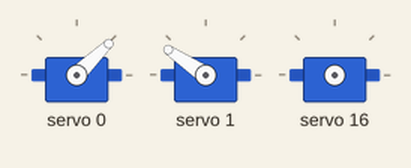
Simulated run of this sketch. Board: Arduino Uno, built with avr-gcc and run on an emulated ATmega328P. Parts: 3 × servo.

Above: at 0.05 s.
At 0.45 s:
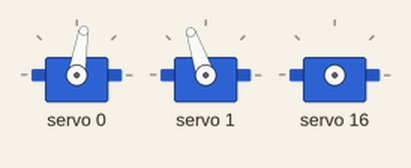
At 1.75 s:
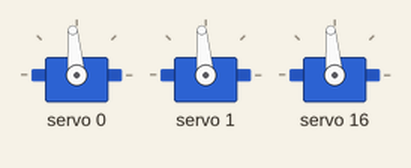
At 2.6 s:
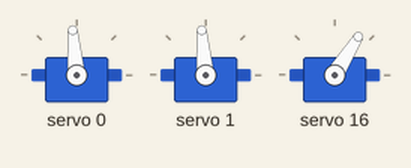
At 3.5 s:
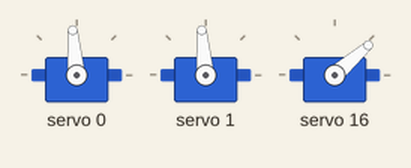
At 6.95 s:
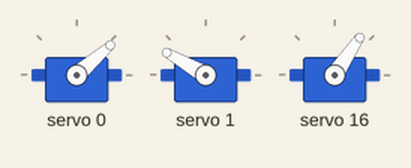
Timing chart, 0 to 10.5 s (numbered marks = the images above):
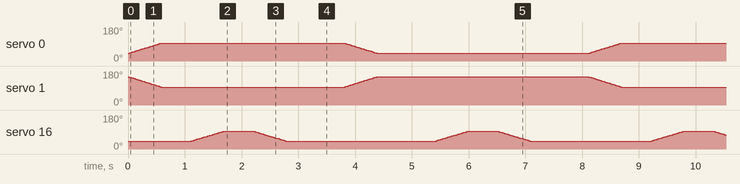

The sketch:

soulder_elbow_test.ino
```cpp
#include <Wire.h>
#include <Adafruit_PWMServoDriver.h>

// Two PCA boards
Adafruit_PWMServoDriver pca1 = Adafruit_PWMServoDriver(0x40);  // Shoulder PCA
Adafruit_PWMServoDriver pca2 = Adafruit_PWMServoDriver(0x41);  // Elbow PCA

#define SERVOMIN  150
#define SERVOMAX  600

void setup() {
  Serial.begin(9600);

  pca1.begin();
  pca1.setPWMFreq(60);

  pca2.begin();
  pca2.setPWMFreq(60);
}

// Converts degrees to PWM pulse count
uint16_t angleToPulse(int angle) {
  return map(angle, 0, 180, SERVOMIN, SERVOMAX);
}

// Moves shoulder servos on pca1 (channels 0 and 1)
void moveShoulderRange(int startAngle, int endAngle, int stepDelay) {
  if (startAngle < endAngle) {
    for (int angle = startAngle; angle <= endAngle; angle++) {
      uint16_t pulse = angleToPulse(angle);
      uint16_t reversePulse = SERVOMAX + SERVOMIN - pulse;

      pca1.setPWM(0, 0, pulse);
      pca1.setPWM(1, 0, reversePulse);

      delay(stepDelay);
    }
  } else {
    for (int angle = startAngle; angle >= endAngle; angle--) {
      uint16_t pulse = angleToPulse(angle);
      uint16_t reversePulse = SERVOMAX + SERVOMIN - pulse;

      pca1.setPWM(0, 0, pulse);
      pca1.setPWM(1, 0, reversePulse);

      delay(stepDelay);
    }
  }
}

// Moves elbow servo on pca2 (channel 0)
void moveElbowRange(int startAngle, int endAngle, int stepDelay) {
  if (startAngle < endAngle) {
    for (int angle = startAngle; angle <= endAngle; angle++) {
      uint16_t pulse = angleToPulse(angle);
      pca2.setPWM(0, 0, pulse);
      delay(stepDelay);
    }
  } else {
    for (int angle = startAngle; angle >= endAngle; angle--) {
      uint16_t pulse = angleToPulse(angle);
      pca2.setPWM(0, 0, pulse);
      delay(stepDelay);
    }
  }
}

void loop() {
  moveShoulderRange(35, 90, 9);
  delay(500);

  moveElbowRange(35, 90, 10);
  delay(500);

  moveElbowRange(90, 35, 10);
  delay(1000);

  moveShoulderRange(90, 35, 9);
  delay(1000);

  moveElbowRange(35, 90, 10);
  delay(500);

  moveElbowRange(90, 35, 10);
  delay(1000);
}
```
